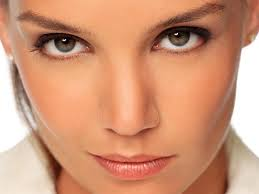
#> input picture pic/face.png, 259 x 194 px, given in place of image_1copy.png, which was not available
$ python thing.py   (Python 2 division)
#> lines starting #> are read from the running program, lines starting #| are printed output that depends on the picture; pictures that were not available may be replaced by others from this repository, and a replacement may not be noted
import cv2

def loadImage(path):
#> called with path = 'pic/image_1copy.png'
    im = cv2.imread(path)
#> im is the input picture: shape (194, 259, 3); mean B, G, R 119.3, 150, 208.1
    return flatten(im)

def flatten(x):
    result = []
    for el in x:
        if hasattr(el, "__iter__") and not isinstance(el, basestring):
            result.extend(flatten(el))
        else:
            result.append(el)
#> after the loop, result = 150738 items
    return result


things = [loadImage('pic/image_1copy.png'),loadImage('pic/image_2copy.png'),
loadImage('pic/image_3copy.png'),loadImage('pic/face_2copy.png'),loadImage('pic/face_3copy.png')]
#> call 2 of loadImage, with path = 'pic/image_2copy.png'
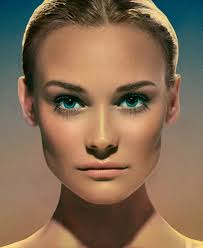
#> input picture pic/face_2.png, 203 x 248 px, given in place of image_2copy.png, which was not available
#> in loadImage, im is the input picture: shape (248, 203, 3); mean B, G, R 84.1, 107.4, 133.2
#> call 3 of loadImage, with path = 'pic/image_3copy.png'
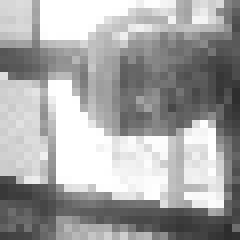
#> input picture pic/image_3copy.png, 30 x 30 px (shown 8 times larger)
#> in loadImage, im is the input picture: shape (30, 30, 3); min 44, max 255, mean 165.4
#> call 4 of loadImage, with path = 'pic/face_2copy.png'
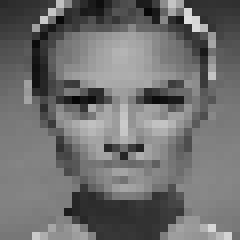
#> input picture pic/face_2copy.png, 30 x 30 px (shown 8 times larger)
#> in loadImage, im is the input picture: shape (30, 30, 3); min 5, max 223, mean 111.2
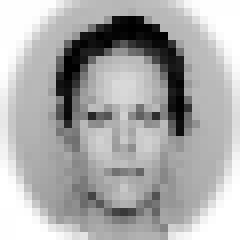
#> input picture pic/face_3copy.png, 30 x 30 px (shown 8 times larger)
#> in loadImage, im is the input picture: shape (30, 30, 3); min 0, max 255, mean 172

for thing in things:
    print len(thing)
#> this loop made 5 passes
#| 150738
#| 151032
#| 2700
#| 2700
#| 2700
